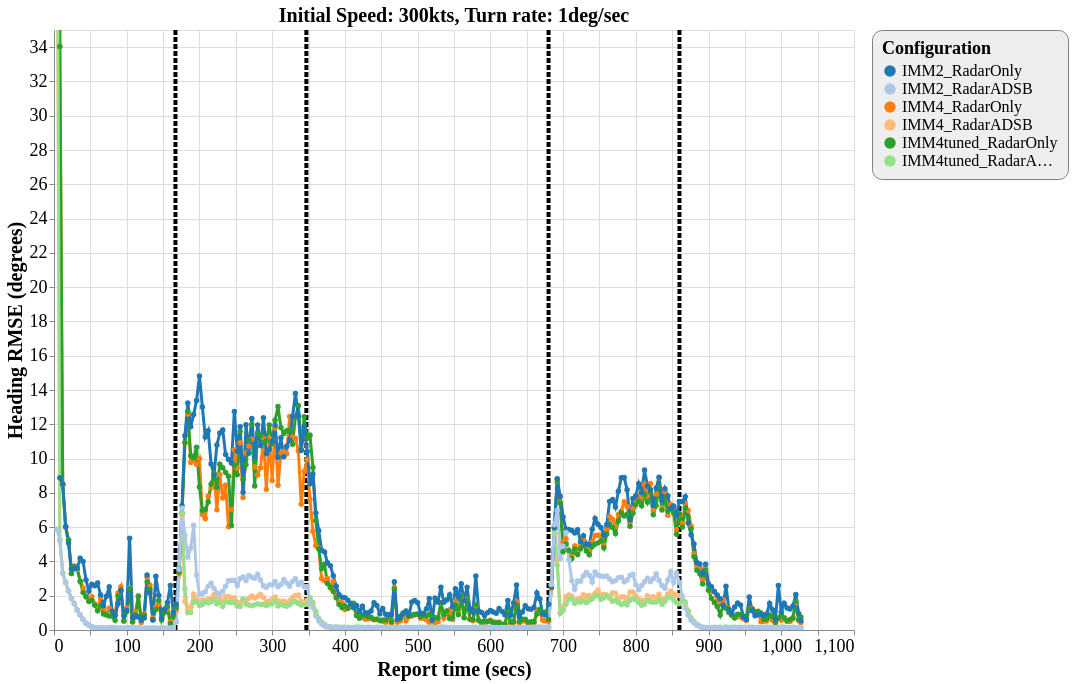

The specification (Vega-Lite) saved for this image:
### Vega-Lite specification from a JSON file in a GitHub repository (floating-point values rounded to 4 significant figures; data arrays with more than 128 entries replaced by an {"elided": "..."} marker saying what was removed)
{"config": {"view": {"continuousWidth": 800, "continuousHeight": 600}, "axisX": {"labelFontSize": 18, "titleFontSize": 20}, "axisY": {"labelFontSize": 18, "titleFontSize": 20}, "font": "Times New Roman", "legend": {"cornerRadius": 10, "fillColor": "#EEEEEE", "labelFontSize": 16, "padding": 10, "strokeColor": "gray", "titleFontSize": 18}, "title": {"fontSize": 20}}, "layer": [{"data": {"name": "data-bbfb65b5b5de1db213f6752e54b22648"}, "mark": {"type": "rule", "strokeDash": [5, 2], "strokeWidth": 4}, "encoding": {"color": {"type": "nominal", "field": "color", "scale": null}, "x": {"type": "quantitative", "field": "tt"}}}, {"data": {"name": "data-ea7a145d8f530dba85aaaa95c51c8285"}, "mark": {"type": "line", "point": true, "strokeWidth": 3}, "encoding": {"color": {"type": "ordinal", "field": "config", "scale": {"scheme": "category20"}, "sort": ["IMM2_RadarOnly", "IMM2_RadarADSB", "IMM4_RadarOnly", "IMM4_RadarADSB", "IMM4tuned_RadarOnly", "IMM4tuned_RadarADSB"], "title": "Configuration"}, "x": {"type": "quantitative", "field": "time", "title": "Report time (secs)"}, "y": {"type": "quantitative", "field": "rmse_hdg", "scale": {"domain": [0, 35], "zero": false}, "title": "Heading RMSE (degrees)"}}, "selection": {"selector143": {"type": "interval", "bind": "scales", "encodings": ["x", "y"]}}, "title": "Initial Speed: 300kts, Turn rate: 1deg/sec"}], "$schema": "https://vega.github.io/schema/vega-lite/v4.8.1.json", "datasets": {"data-bbfb65b5b5de1db213f6752e54b22648": [{"tt": 167, "color": "black"}, {"tt": 347, "color": "black"}, {"tt": 680, "color": "black"}, {"tt": 860, "color": "black"}], "data-ea7a145d8f530dba85aaaa95c51c8285": {"elided": "1541 records"}}}
